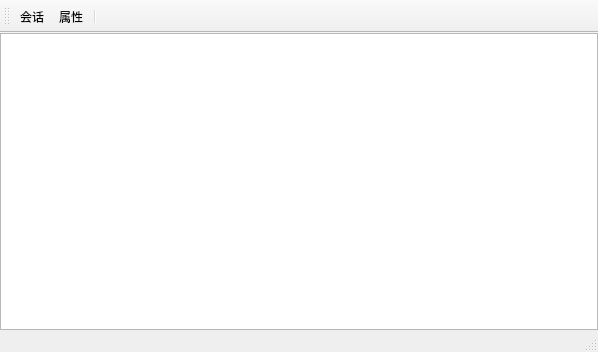
<?xml version="1.0" encoding="UTF-8"?>
<ui version="4.0">
 <class>WitConsole</class>
 <widget class="QMainWindow" name="WitConsole">
  <property name="geometry">
   <rect>
    <x>0</x>
    <y>0</y>
    <width>598</width>
    <height>352</height>
   </rect>
  </property>
  <property name="font">
   <font>
    <pointsize>9</pointsize>
   </font>
  </property>
  <property name="windowTitle">
   <string>WitConsole</string>
  </property>
  <property name="layoutDirection">
   <enum>Qt::LeftToRight</enum>
  </property>
  <widget class="QWidget" name="centralWidget">
   <layout class="QVBoxLayout" name="verticalLayout">
    <property name="spacing">
     <number>0</number>
    </property>
    <property name="leftMargin">
     <number>0</number>
    </property>
    <property name="topMargin">
     <number>0</number>
    </property>
    <property name="rightMargin">
     <number>0</number>
    </property>
    <property name="bottomMargin">
     <number>0</number>
    </property>
    <item>
     <widget class="QTextBrowser" name="textBrowser"/>
    </item>
   </layout>
  </widget>
  <widget class="QMenuBar" name="menuBar">
   <property name="geometry">
    <rect>
     <x>0</x>
     <y>0</y>
     <width>598</width>
     <height>23</height>
    </rect>
   </property>
  </widget>
  <widget class="QToolBar" name="mainToolBar">
   <property name="toolButtonStyle">
    <enum>Qt::ToolButtonTextBesideIcon</enum>
   </property>
   <attribute name="toolBarArea">
    <enum>TopToolBarArea</enum>
   </attribute>
   <attribute name="toolBarBreak">
    <bool>false</bool>
   </attribute>
   <addaction name="act_session"/>
   <addaction name="act_attribute"/>
   <addaction name="separator"/>
  </widget>
  <widget class="QStatusBar" name="statusBar"/>
  <action name="act_attribute">
   <property name="icon">
    <iconset>
     <normaloff>:/res/console/icon_attribute.ico</normaloff>:/res/console/icon_attribute.ico</iconset>
   </property>
   <property name="text">
    <string>属性</string>
   </property>
   <property name="shortcut">
    <string>Alt+P</string>
   </property>
  </action>
  <action name="act_session">
   <property name="icon">
    <iconset>
     <normaloff>:/res/console/icon_session.ico</normaloff>:/res/console/icon_session.ico</iconset>
   </property>
   <property name="text">
    <string>会话</string>
   </property>
   <property name="shortcut">
    <string>Alt+P</string>
   </property>
  </action>
 </widget>
 <layoutdefault spacing="6" margin="11"/>
 <resources/>
 <connections/>
</ui>
